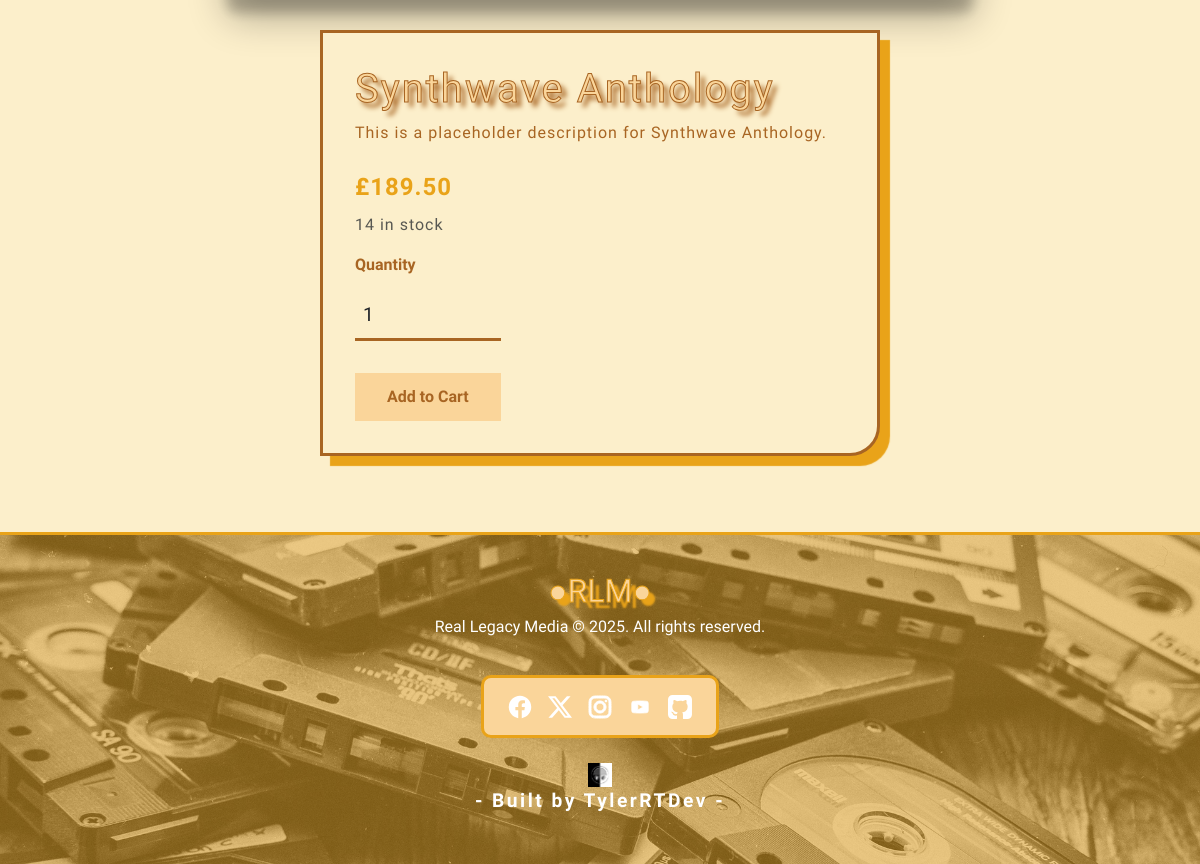
/products/synthwave-anthology/ (lower part), run on an earlier commit of the app's database.
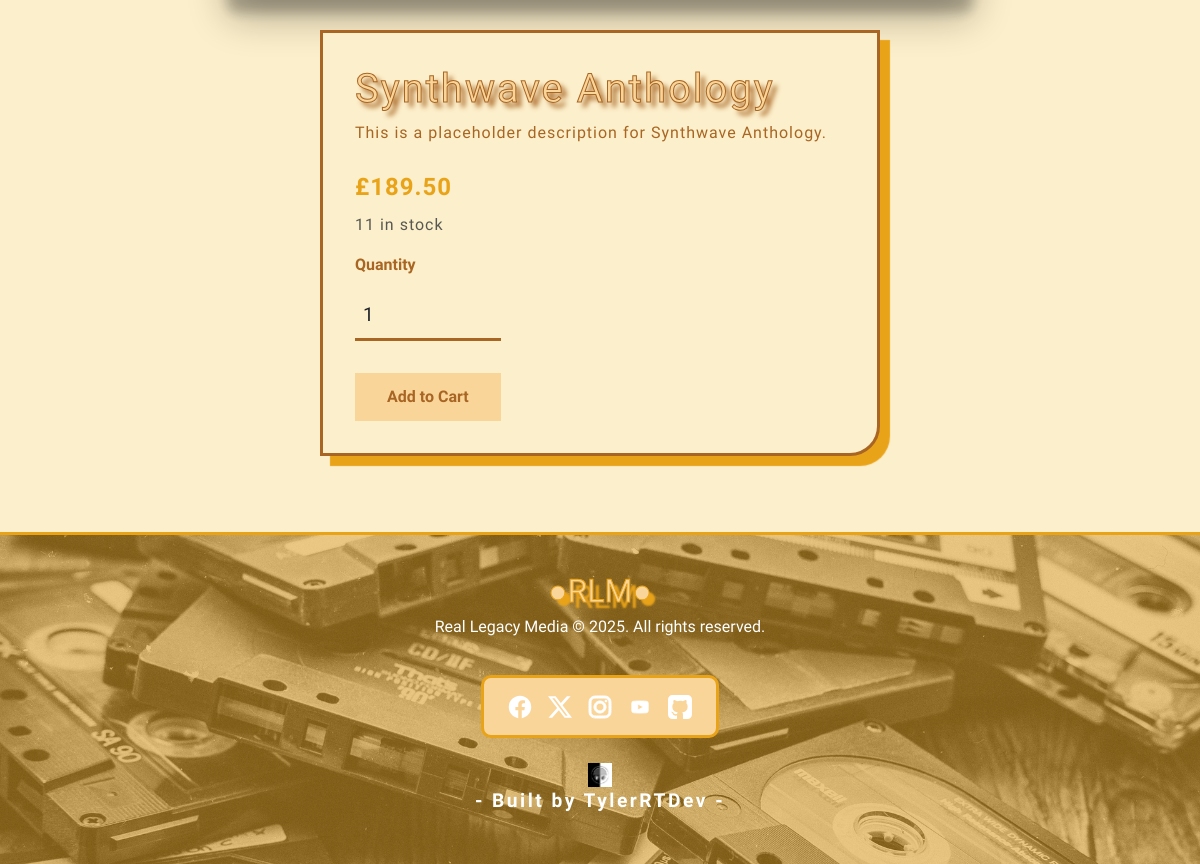
And on a later commit of the database.
### products/models.py (models this page shows, shortened)
class Product(models.Model):
    SIZE_CHOICES = [
        ('S', 'Small'),
        ('M', 'Medium'),
        ('L', 'Large'),
        ('XL', 'Extra Large'),
        ('XXL', 'Double Extra Large'),
    ]
    name = models.CharField(max_length=200)
    slug = models.SlugField(unique=True)
    category = models.ForeignKey(Category, on_delete=models.CASCADE, null=True)
    description = models.TextField()
    genre = models.ForeignKey(Genre, on_delete=models.SET_NULL, null=True, blank=True)
    media_type = models.ForeignKey(MediaType, on_delete=models.SET_NULL, null=True, blank=True)
    price = models.DecimalField(max_digits=10, decimal_places=2)
    stock = models.PositiveIntegerField()
    size = models.CharField(max_length=3, choices=SIZE_CHOICES, blank=True, null=True)
    is_featured = models.BooleanField(default=False)
    is_limited_edition = models.BooleanField(default=False)
    created_at = models.DateTimeField(auto_now_add=True)

### products/views.py (the view)
# urls.py: path('<slug:slug>/', views.product_detail, name='detail'),
def product_detail(request, slug):
    product = get_object_or_404(Product, slug=slug)
    variants = product.variants.filter(stock__gt=0)
    return render(request, 'products/detail.html', {
        'product': product,
        'variants': variants
    })

### templates/products/detail.html (shortened to what this page needs)
{% extends 'base.html' %}
{% block content %}
<section class="product-description-section py-1">
    <div class="product-container container">
        <div class="product-info-image-container col-md-8">
        </div>
        <div class="product-info-container col-md-6">
            <h1>{{ product.name }}</h1>
            <p class="product-description mb-4">{{ product.description }}</p>
            <p class="fs-4 fw-bold mb-2">£{{ product.price }}</p>
            {% if product.stock > 0 %}
            <form method="POST" action="{% url 'products:add_to_cart' product.id %}">
                <div class="mb-3">
                    <p class="text-muted">{{ product.stock }} in stock</p>
                </div>
                <div class="mb-3">
                    <label for="quantity" class="form-label fw-bold">Quantity</label>
                    <input type="number" name="quantity" id="quantity"
                        class="form-control" value="1" min="1" max="{{ product.stock }}">
                </div>
                <button type="submit" class="btn-retro">Add to Cart</button>
            </form>
            {% else %}
                <p class="text-danger fw-bold">This product is currently out of stock.</p>
            {% endif %}
        </div>
    </div>
</section>
{% endblock %}

What changed in the data, as far as the page shows it:
changed Product "Synthwave Anthology": stock "14" → "11"
